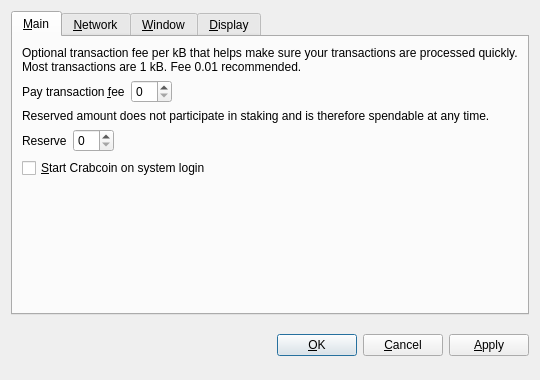
<?xml version="1.0" encoding="UTF-8"?>
<ui version="4.0">
 <class>OptionsDialog</class>
 <widget class="QDialog" name="OptionsDialog">
  <property name="geometry">
   <rect>
    <x>0</x>
    <y>0</y>
    <width>540</width>
    <height>380</height>
   </rect>
  </property>
  <property name="windowTitle">
   <string>Options</string>
  </property>
  <property name="modal">
   <bool>true</bool>
  </property>
  <layout class="QVBoxLayout" name="verticalLayout">
   <item>
    <widget class="QTabWidget" name="tabWidget">
     <property name="tabPosition">
      <enum>QTabWidget::North</enum>
     </property>
     <property name="currentIndex">
      <number>0</number>
     </property>
     <widget class="QWidget" name="tabMain">
      <attribute name="title">
       <string>&amp;Main</string>
      </attribute>
      <layout class="QVBoxLayout" name="verticalLayout_Main">
       <item>
        <widget class="QLabel" name="transactionFeeInfoLabel">
         <property name="text">
          <string>Optional transaction fee per kB that helps make sure your transactions are processed quickly. Most transactions are 1 kB. Fee 0.01 recommended.</string>
         </property>
         <property name="textFormat">
          <enum>Qt::PlainText</enum>
         </property>
         <property name="wordWrap">
          <bool>true</bool>
         </property>
        </widget>
       </item>
       <item>
        <layout class="QHBoxLayout" name="horizontalLayoutFee">
         <item>
          <widget class="QLabel" name="transactionFeeLabel">
           <property name="text">
            <string>Pay transaction &amp;fee</string>
           </property>
           <property name="textFormat">
            <enum>Qt::PlainText</enum>
           </property>
           <property name="buddy">
            <cstring>transactionFee</cstring>
           </property>
          </widget>
         </item>
         <item>
          <widget class="BitcoinAmountField" name="transactionFee"/>
         </item>
         <item>
          <spacer name="horizontalSpacerFee">
           <property name="orientation">
            <enum>Qt::Horizontal</enum>
           </property>
           <property name="sizeHint" stdset="0">
            <size>
             <width>40</width>
             <height>20</height>
            </size>
           </property>
          </spacer>
         </item>
        </layout>
       </item>
       <item>
        <widget class="QLabel" name="reserveBalanceInfoLabel">
         <property name="text">
          <string>Reserved amount does not participate in staking and is therefore spendable at any time.</string>
         </property>
         <property name="textFormat">
          <enum>Qt::PlainText</enum>
         </property>
         <property name="wordWrap">
          <bool>true</bool>
         </property>
        </widget>
       </item>
       <item>
        <layout class="QHBoxLayout" name="horizontalLayoutReserveBalance">
         <item>
          <widget class="QLabel" name="reserveBalanceLabel">
           <property name="text">
            <string>Reserve</string>
           </property>
           <property name="textFormat">
            <enum>Qt::PlainText</enum>
           </property>
           <property name="buddy">
            <cstring>reserveBalance</cstring>
           </property>
          </widget>
         </item>
         <item>
          <widget class="BitcoinAmountField" name="reserveBalance"/>
         </item>
         <item>
          <spacer name="horizontalSpacerReserveBalance">
           <property name="orientation">
            <enum>Qt::Horizontal</enum>
           </property>
           <property name="sizeHint" stdset="0">
            <size>
             <width>40</width>
             <height>20</height>
            </size>
           </property>
          </spacer>
         </item>
        </layout>
       </item>
       <item>
        <widget class="QCheckBox" name="bitcoinAtStartup">
         <property name="toolTip">
          <string>Automatically start Crabcoin after logging in to the system.</string>
         </property>
         <property name="text">
          <string>&amp;Start Crabcoin on system login</string>
         </property>
        </widget>
       </item>
       <item>
        <spacer name="verticalSpacer_Main">
         <property name="orientation">
          <enum>Qt::Vertical</enum>
         </property>
         <property name="sizeHint" stdset="0">
          <size>
           <width>20</width>
           <height>40</height>
          </size>
         </property>
        </spacer>
       </item>
      </layout>
     </widget>
     <widget class="QWidget" name="tabNetwork">
      <attribute name="title">
       <string>&amp;Network</string>
      </attribute>
      <layout class="QVBoxLayout" name="verticalLayout_Network">
       <item>
        <widget class="QCheckBox" name="mapPortUpnp">
         <property name="toolTip">
          <string>Automatically open the Crabcoin client port on the router. This only works when your router supports UPnP and it is enabled.</string>
         </property>
         <property name="text">
          <string>Map port using &amp;UPnP</string>
         </property>
        </widget>
       </item>
       <item>
        <widget class="QCheckBox" name="connectSocks">
         <property name="toolTip">
          <string>Connect to the Crabcoin network through a SOCKS5 proxy (e.g. when connecting through Tor).</string>
         </property>
         <property name="text">
          <string>&amp;Connect through SOCKS5 proxy:</string>
         </property>
        </widget>
       </item>
       <item>
        <layout class="QHBoxLayout" name="horizontalLayout_Network">
         <item>
          <widget class="QLabel" name="proxyIpLabel">
           <property name="text">
            <string>Proxy &amp;IP:</string>
           </property>
           <property name="textFormat">
            <enum>Qt::PlainText</enum>
           </property>
           <property name="buddy">
            <cstring>proxyIp</cstring>
           </property>
          </widget>
         </item>
         <item>
          <widget class="QValidatedLineEdit" name="proxyIp">
           <property name="maximumSize">
            <size>
             <width>140</width>
             <height>16777215</height>
            </size>
           </property>
           <property name="toolTip">
            <string>IP address of the proxy (e.g. 127.0.0.1)</string>
           </property>
          </widget>
         </item>
         <item>
          <widget class="QLabel" name="proxyPortLabel">
           <property name="text">
            <string>&amp;Port:</string>
           </property>
           <property name="textFormat">
            <enum>Qt::PlainText</enum>
           </property>
           <property name="buddy">
            <cstring>proxyPort</cstring>
           </property>
          </widget>
         </item>
         <item>
          <widget class="QLineEdit" name="proxyPort">
           <property name="maximumSize">
            <size>
             <width>55</width>
             <height>16777215</height>
            </size>
           </property>
           <property name="toolTip">
            <string>Port of the proxy (e.g. 9050)</string>
           </property>
          </widget>
         </item>
         <item>
          <spacer name="horizontalSpacer_Network">
           <property name="orientation">
            <enum>Qt::Horizontal</enum>
           </property>
           <property name="sizeHint" stdset="0">
            <size>
             <width>40</width>
             <height>20</height>
            </size>
           </property>
          </spacer>
         </item>
        </layout>
       </item>
       <item>
        <spacer name="verticalSpacer_Network">
         <property name="orientation">
          <enum>Qt::Vertical</enum>
         </property>
         <property name="sizeHint" stdset="0">
          <size>
           <width>20</width>
           <height>40</height>
          </size>
         </property>
        </spacer>
       </item>
      </layout>
     </widget>
     <widget class="QWidget" name="tabWindow">
      <attribute name="title">
       <string>&amp;Window</string>
      </attribute>
      <layout class="QVBoxLayout" name="verticalLayout_Window">
       <item>
        <widget class="QCheckBox" name="minimizeToTray">
         <property name="toolTip">
          <string>Show only a tray icon after minimizing the window.</string>
         </property>
         <property name="text">
          <string>&amp;Minimize to the tray instead of the taskbar</string>
         </property>
        </widget>
       </item>
       <item>
        <widget class="QCheckBox" name="minimizeOnClose">
         <property name="toolTip">
          <string>Minimize instead of exit the application when the window is closed. When this option is enabled, the application will be closed only after selecting Quit in the menu.</string>
         </property>
         <property name="text">
          <string>M&amp;inimize on close</string>
         </property>
        </widget>
       </item>
       <item>
        <spacer name="verticalSpacer_Window">
         <property name="orientation">
          <enum>Qt::Vertical</enum>
         </property>
         <property name="sizeHint" stdset="0">
          <size>
           <width>20</width>
           <height>40</height>
          </size>
         </property>
        </spacer>
       </item>
      </layout>
     </widget>
     <widget class="QWidget" name="tabDisplay">
      <attribute name="title">
       <string>&amp;Display</string>
      </attribute>
      <layout class="QVBoxLayout" name="verticalLayout_Display">
       <item>
        <layout class="QHBoxLayout" name="horizontalLayout_1_Display">
         <item>
          <widget class="QLabel" name="langLabel">
           <property name="text">
            <string>User Interface &amp;language:</string>
           </property>
           <property name="textFormat">
            <enum>Qt::PlainText</enum>
           </property>
           <property name="buddy">
            <cstring>lang</cstring>
           </property>
          </widget>
         </item>
         <item>
          <widget class="QValueComboBox" name="lang">
           <property name="toolTip">
            <string>The user interface language can be set here. This setting will take effect after restarting Crabcoin.</string>
           </property>
          </widget>
         </item>
        </layout>
       </item>
       <item>
        <layout class="QHBoxLayout" name="horizontalLayout_2_Display">
         <item>
          <widget class="QLabel" name="unitLabel">
           <property name="text">
            <string>&amp;Unit to show amounts in:</string>
           </property>
           <property name="textFormat">
            <enum>Qt::PlainText</enum>
           </property>
           <property name="buddy">
            <cstring>unit</cstring>
           </property>
          </widget>
         </item>
         <item>
          <widget class="QValueComboBox" name="unit">
           <property name="toolTip">
            <string>Choose the default subdivision unit to show in the interface and when sending coins.</string>
           </property>
          </widget>
         </item>
        </layout>
       </item>
       <item>
        <widget class="QCheckBox" name="coinControlFeatures">
         <property name="toolTip">
          <string>Whether to show coin control features or not.</string>
         </property>
         <property name="text">
          <string>Display coin &amp;control features (experts only!)</string>
         </property>
        </widget>
       </item>
       <item>
        <widget class="QCheckBox" name="minimizeCoinAge">
         <property name="toolTip">
          <string>Whether to select the coin outputs randomly or with minimal coin age.</string>
         </property>
         <property name="text">
          <string>Minimize weight consumption (experimental)</string>
         </property>
        </widget>
       </item>
       <item>
        <spacer name="verticalSpacer_Display">
         <property name="orientation">
          <enum>Qt::Vertical</enum>
         </property>
         <property name="sizeHint" stdset="0">
          <size>
           <width>20</width>
           <height>40</height>
          </size>
         </property>
        </spacer>
       </item>
      </layout>
     </widget>
    </widget>
   </item>
   <item>
    <layout class="QHBoxLayout" name="horizontalLayout_Buttons">
     <item>
      <spacer name="horizontalSpacer_1">
       <property name="orientation">
        <enum>Qt::Horizontal</enum>
       </property>
       <property name="sizeHint" stdset="0">
        <size>
         <width>40</width>
         <height>48</height>
        </size>
       </property>
      </spacer>
     </item>
     <item>
      <widget class="QLabel" name="statusLabel">
       <property name="font">
        <font>
         <weight>75</weight>
         <bold>true</bold>
        </font>
       </property>
       <property name="text">
        <string/>
       </property>
       <property name="textFormat">
        <enum>Qt::PlainText</enum>
       </property>
       <property name="wordWrap">
        <bool>true</bool>
       </property>
      </widget>
     </item>
     <item>
      <spacer name="horizontalSpacer_2">
       <property name="orientation">
        <enum>Qt::Horizontal</enum>
       </property>
       <property name="sizeHint" stdset="0">
        <size>
         <width>40</width>
         <height>48</height>
        </size>
       </property>
      </spacer>
     </item>
     <item>
      <widget class="QPushButton" name="okButton">
       <property name="text">
        <string>&amp;OK</string>
       </property>
      </widget>
     </item>
     <item>
      <widget class="QPushButton" name="cancelButton">
       <property name="text">
        <string>&amp;Cancel</string>
       </property>
       <property name="autoDefault">
        <bool>false</bool>
       </property>
      </widget>
     </item>
     <item>
      <widget class="QPushButton" name="applyButton">
       <property name="text">
        <string>&amp;Apply</string>
       </property>
       <property name="autoDefault">
        <bool>false</bool>
       </property>
      </widget>
     </item>
    </layout>
   </item>
  </layout>
 </widget>
 <customwidgets>
  <customwidget>
   <class>QValidatedLineEdit</class>
   <extends>QLineEdit</extends>
   <header>qvalidatedlineedit.h</header>
  </customwidget>
  <customwidget>
   <class>BitcoinAmountField</class>
   <extends>QSpinBox</extends>
   <header>bitcoinamountfield.h</header>
  </customwidget>
  <customwidget>
   <class>QValueComboBox</class>
   <extends>QComboBox</extends>
   <header>qvaluecombobox.h</header>
  </customwidget>
 </customwidgets>
 <resources/>
 <connections/>
</ui>
